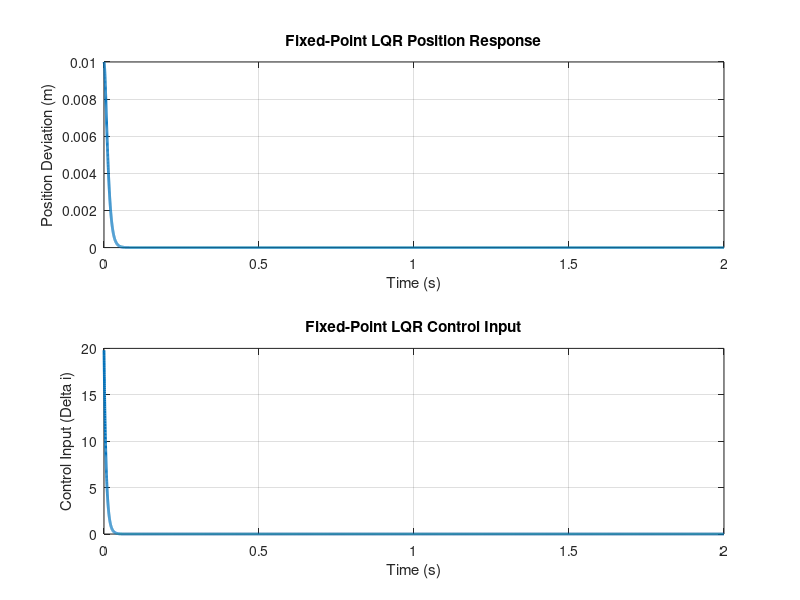

Here is the MATLAB script that generated this plot:
clc;
close all;
clear;

% SYSTEM PARAMETERS
A = [0 1;
     19600 0];
B = [0; -19.8];
C = [1 0];
D = 0;
sys = ss(A, B, C, D);

% FIXED-POINT LQR CONTROLLER
Q = diag([100 1]);   % Penalize position heavily, velocity lightly
R = 1;                % Penalize control effort

K_LQR = lqr(A, B, Q, R);
Acl = A - B*K_LQR;

disp('LQR Gain K = ');
disp(K_LQR);
disp('Closed-loop Eigenvalues = ');
disp(eig(Acl));

% SIMULATION
dt = 0.0001;
T = 2;
t = 0:dt:T;

x0 = [0.01; 0];   % Initial state: [position deviation; velocity deviation]

x_LQR = zeros(2, length(t));
x_LQR(:,1) = x0;
u_LQR = zeros(1, length(t));

for i = 1:length(t)-1
    u_LQR(i) = -K_LQR * x_LQR(:,i);
    dx = A*x_LQR(:,i) + B*u_LQR(i);
    x_LQR(:,i+1) = x_LQR(:,i) + dx*dt;   % Euler integration
end

% PLOTTING
figure;
subplot(2,1,1);
plot(t, x_LQR(1,:), 'LineWidth', 2);
grid on;
title('Fixed-Point LQR Position Response');
xlabel('Time (s)');
ylabel('Position Deviation (m)');

subplot(2,1,2);
plot(t, u_LQR, 'LineWidth', 2);
grid on;
title('Fixed-Point LQR Control Input');
xlabel('Time (s)');
ylabel('Control Input (Delta i)');
